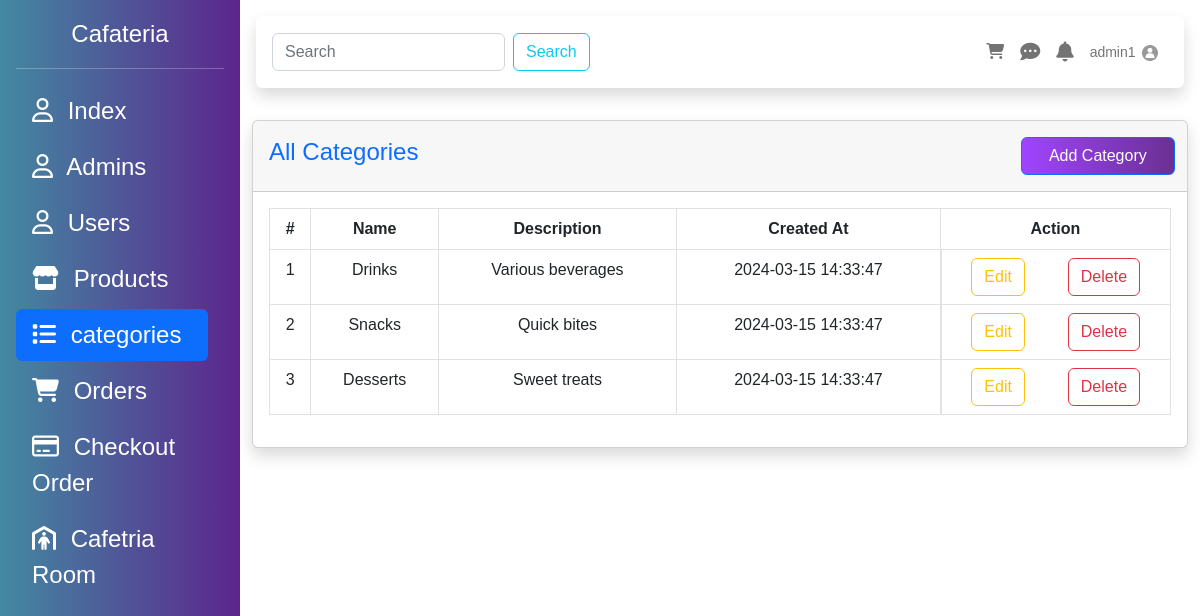
Screenshot of /categories.php (signed in) with the database file from the repository.
### tables this page shows
CREATE TABLE `categories` (
  `id` int(10) UNSIGNED NOT NULL,
  `category_name` varchar(255) NOT NULL,
  `category_description` text DEFAULT NULL,
  `created_at` timestamp NOT NULL DEFAULT current_timestamp()
);

### DataBase/DBCLass.php (called while the page is built, shortened)
<?php
require "connect.php";
class Table extends Database{
    public $TbName;
    public function __construct($tableName){
        $this->TbName = $tableName;
    }
    public function Select(array $columns, $condition=1){
        $statement = "SELECT " . implode(",", $columns) . " FROM {$this->TbName} WHERE $condition";
        try {
            $selected = parent::connect()->query($statement);
            return $selected;
        } catch (PDOException $e){
            throw new Exception("PDO Error: " . $e->getMessage());
        }
    }
    public function FindById($cond,$value){
        $sql = "SELECT * FROM {$this->TbName} WHERE $cond = :val";
        $Sel = parent::connect()->prepare($sql);
        $Sel->execute(['val' => $value]);
        if($Sel->rowCount() > 0){
            $result = $Sel->fetch();
            return $result;
        }else{
            throw new Exception("is not Found");
        }
    }
}
?>

### DataBase/connect.php (called while the page is built, shortened)
<?php
class Database{
    static protected $connection = false ;
    private static $server = 'localhost';
    private static $root = "root";
    private static $pass = "";
    private static $Db = "cafeteria";
    public static function connect(){
        if(!self::$connection){
            try {
                self::$connection = new PDO("mysql:host=".self::$server.";dbname=".self::$Db."", self::$root, self::$pass);
            } catch (PDOException $e) {
                die("PDO CONNECTION ERROR: " . $e->getMessage() . "<br/>");
            }
        }
        return self::$connection;
    }
}
?>

### categories/listCategory.php (the view, shortened to what this page needs)
<div class="container-fluid">
    <div class="card shadow mb-4">
        <div class="card-header py-3">
            <div class="row justify-content-between align-items-center">
                <h4 class="col text-primary">All Categories</h4>
                <a href="categories.php?add=category" class="col-2 me-2 btn btn-primary">Add Category</a>
            </div>
        </div>
        <div class="card-body">
            <div class="table-responsive">
                <table class="table table-bordered table-hover table-responsive">
                    <thead>
                    <tr>
                        <th scope="col" class="text-center">#</th>
                        <th scope="col" class="text-center">Name</th>
                        <th scope="col" class="text-center">Description</th>
                        <th scope="col" class="text-center">Created At</th>
                        <th scope="col" class="text-center">Action</th>
                    </tr>
                    </thead>
                    <tbody id="categoryTableBody">
                    <?php
                    foreach ($selected as $idx=> $rows){
                        echo "<tr>";
                        foreach ($rows as $key=>$value){
                            echo "<td class='text-center' scope='col'>";
                            echo "$value";
                            echo "</td>";
                        }
                        echo "<td class='d-flex justify-content-around'>
                        <a href='categories.php?edit={$selected[$idx]['id']}' class='btn btn-outline-warning'>Edit</a>
                        <a href='categories/delete.php?id={$selected[$idx]['id']}' class='btn btn-outline-danger'>Delete</a>
                        </td>";
                        echo "</tr>";
                    }
                    ?>
                    </tbody>
                </table>
            </div>
        </div>
    </div>
</div>

### include/navbar.php (shortened to what this page needs)
<?php
    $newTable = new Table('admins');
    $currentAdmin = $newTable->FindById('id',$_SESSION['id']);
?>
<div id="body_content" class="flex-fill">
    <div class="p-3">
        <nav class="navbar navbar-expand-lg bg-white shadow rounded p-3 mb-3">
            <form class="d-flex" role="search">
                <input class="form-control me-2" type="search" placeholder="Search" aria-label="Search">
                <button class="btn btn-outline-info" type="submit">Search</button>
            </form>
            <ul class="navbar-nav ms-auto d-flex flex-row">
                <li class="nav-item me-3 me-lg-0">
                    <a class="nav-link" href="#!">
                        <i class="fas fa-shopping-cart"></i>
                    </a>
                </li>
                <li class="nav-item me-3 me-lg-0">
                    <a class="nav-link" href="#!">
                        <i class="fas fa-comment-dots fa-lg"></i>
                    </a>
                </li>
                <li class="nav-item me-3 me-lg-0">
                    <a class="nav-link" href="#!">
                        <i class="fas fa-bell fa-lg"></i>
                    </a>
                </li>
                <li class="nav-item dropdown me-3 me-lg-0">
                    <a class="nav-link dropdown-toggle" href="#" id="userDropdown" role="button" data-bs-toggle="dropdown" aria-expanded="false">
                    <span class="mr-2 d-none d-lg-inline text-gray-600 small"><?=$currentAdmin['username']?></span>
                        <img class="rounded-circle" src="uploads/<?= $currentAdmin['profile_picture']?>" width="20px" height="20px">
                    </a>
                </li>
            </ul>
        </nav>
    </div>

### include/sidebar.php (style rules this page uses)
html, body { height: 100%; font-family: 'Ubuntu', sans-serif; }
.dropdown-toggle::after { content: none; }
.btn-primary { background: #6a3093; background: -webkit-linear-gradient(to right, #a044ff, #6a3093); background: linear-gradient(to right, #a044ff, #6a3093); }

### rows the page displays
categories: id "1", category_name "Drinks", category_description "Various beverages", created_at "2024-03-15 14:33:47"
categories: id "2", category_name "Snacks", category_description "Quick bites", created_at "2024-03-15 14:33:47"
categories: id "3", category_name "Desserts", category_description "Sweet treats", created_at "2024-03-15 14:33:47"

### other values shown
$currentAdmin['username'] "admin1"
